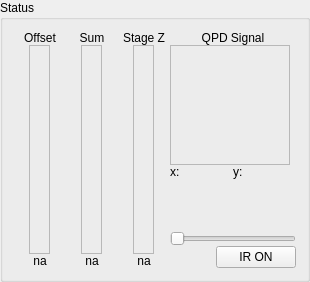
<?xml version="1.0" encoding="UTF-8"?>
<ui version="4.0">
 <class>GroupBox</class>
 <widget class="QGroupBox" name="GroupBox">
  <property name="geometry">
   <rect>
    <x>0</x>
    <y>0</y>
    <width>310</width>
    <height>282</height>
   </rect>
  </property>
  <property name="windowTitle">
   <string>GroupBox</string>
  </property>
  <property name="title">
   <string>Status</string>
  </property>
  <layout class="QHBoxLayout" name="horizontalLayout_3">
   <property name="spacing">
    <number>0</number>
   </property>
   <item>
    <layout class="QVBoxLayout" name="verticalLayout">
     <item>
      <widget class="QLabel" name="offsetLabel">
       <property name="minimumSize">
        <size>
         <width>52</width>
         <height>0</height>
        </size>
       </property>
       <property name="text">
        <string>Offset</string>
       </property>
       <property name="alignment">
        <set>Qt::AlignCenter</set>
       </property>
      </widget>
     </item>
     <item alignment="Qt::AlignHCenter">
      <widget class="QFrame" name="offsetFrame">
       <property name="sizePolicy">
        <sizepolicy hsizetype="Preferred" vsizetype="MinimumExpanding">
         <horstretch>0</horstretch>
         <verstretch>0</verstretch>
        </sizepolicy>
       </property>
       <property name="minimumSize">
        <size>
         <width>21</width>
         <height>0</height>
        </size>
       </property>
       <property name="maximumSize">
        <size>
         <width>21</width>
         <height>16777215</height>
        </size>
       </property>
       <property name="frameShape">
        <enum>QFrame::StyledPanel</enum>
       </property>
       <property name="frameShadow">
        <enum>QFrame::Sunken</enum>
       </property>
      </widget>
     </item>
     <item alignment="Qt::AlignHCenter">
      <widget class="QLabel" name="offsetText">
       <property name="maximumSize">
        <size>
         <width>50</width>
         <height>16777215</height>
        </size>
       </property>
       <property name="text">
        <string>na</string>
       </property>
       <property name="alignment">
        <set>Qt::AlignCenter</set>
       </property>
      </widget>
     </item>
    </layout>
   </item>
   <item>
    <layout class="QVBoxLayout" name="verticalLayout_2">
     <item>
      <widget class="QLabel" name="sumLabel">
       <property name="minimumSize">
        <size>
         <width>52</width>
         <height>0</height>
        </size>
       </property>
       <property name="text">
        <string>Sum</string>
       </property>
       <property name="alignment">
        <set>Qt::AlignCenter</set>
       </property>
      </widget>
     </item>
     <item alignment="Qt::AlignHCenter">
      <widget class="QFrame" name="sumFrame">
       <property name="sizePolicy">
        <sizepolicy hsizetype="Preferred" vsizetype="MinimumExpanding">
         <horstretch>0</horstretch>
         <verstretch>0</verstretch>
        </sizepolicy>
       </property>
       <property name="minimumSize">
        <size>
         <width>21</width>
         <height>0</height>
        </size>
       </property>
       <property name="maximumSize">
        <size>
         <width>21</width>
         <height>16777215</height>
        </size>
       </property>
       <property name="frameShape">
        <enum>QFrame::StyledPanel</enum>
       </property>
       <property name="frameShadow">
        <enum>QFrame::Sunken</enum>
       </property>
      </widget>
     </item>
     <item alignment="Qt::AlignHCenter">
      <widget class="QLabel" name="sumText">
       <property name="maximumSize">
        <size>
         <width>50</width>
         <height>16777215</height>
        </size>
       </property>
       <property name="text">
        <string>na</string>
       </property>
       <property name="alignment">
        <set>Qt::AlignCenter</set>
       </property>
      </widget>
     </item>
    </layout>
   </item>
   <item>
    <layout class="QVBoxLayout" name="verticalLayout_3">
     <item>
      <widget class="QLabel" name="zLabel">
       <property name="minimumSize">
        <size>
         <width>52</width>
         <height>0</height>
        </size>
       </property>
       <property name="text">
        <string>Stage Z</string>
       </property>
       <property name="alignment">
        <set>Qt::AlignCenter</set>
       </property>
      </widget>
     </item>
     <item alignment="Qt::AlignHCenter">
      <widget class="QFrame" name="zFrame">
       <property name="sizePolicy">
        <sizepolicy hsizetype="Preferred" vsizetype="MinimumExpanding">
         <horstretch>0</horstretch>
         <verstretch>0</verstretch>
        </sizepolicy>
       </property>
       <property name="minimumSize">
        <size>
         <width>21</width>
         <height>0</height>
        </size>
       </property>
       <property name="maximumSize">
        <size>
         <width>21</width>
         <height>16777215</height>
        </size>
       </property>
       <property name="layoutDirection">
        <enum>Qt::LeftToRight</enum>
       </property>
       <property name="frameShape">
        <enum>QFrame::StyledPanel</enum>
       </property>
       <property name="frameShadow">
        <enum>QFrame::Sunken</enum>
       </property>
      </widget>
     </item>
     <item alignment="Qt::AlignHCenter">
      <widget class="QLabel" name="zText">
       <property name="maximumSize">
        <size>
         <width>50</width>
         <height>16777215</height>
        </size>
       </property>
       <property name="text">
        <string>na</string>
       </property>
       <property name="alignment">
        <set>Qt::AlignCenter</set>
       </property>
      </widget>
     </item>
    </layout>
   </item>
   <item>
    <layout class="QVBoxLayout" name="verticalLayout_4">
     <item>
      <widget class="QLabel" name="qpdLabel">
       <property name="text">
        <string>QPD Signal</string>
       </property>
       <property name="alignment">
        <set>Qt::AlignCenter</set>
       </property>
      </widget>
     </item>
     <item>
      <widget class="QFrame" name="qpdFrame">
       <property name="sizePolicy">
        <sizepolicy hsizetype="MinimumExpanding" vsizetype="MinimumExpanding">
         <horstretch>0</horstretch>
         <verstretch>0</verstretch>
        </sizepolicy>
       </property>
       <property name="minimumSize">
        <size>
         <width>120</width>
         <height>120</height>
        </size>
       </property>
       <property name="maximumSize">
        <size>
         <width>120</width>
         <height>120</height>
        </size>
       </property>
       <property name="frameShape">
        <enum>QFrame::StyledPanel</enum>
       </property>
       <property name="frameShadow">
        <enum>QFrame::Sunken</enum>
       </property>
      </widget>
     </item>
     <item>
      <layout class="QHBoxLayout" name="horizontalLayout">
       <item>
        <widget class="QLabel" name="qpdXText">
         <property name="text">
          <string>x:</string>
         </property>
        </widget>
       </item>
       <item>
        <widget class="QLabel" name="qpdYText">
         <property name="text">
          <string>y:</string>
         </property>
        </widget>
       </item>
      </layout>
     </item>
     <item>
      <spacer name="verticalSpacer">
       <property name="orientation">
        <enum>Qt::Vertical</enum>
       </property>
       <property name="sizeHint" stdset="0">
        <size>
         <width>20</width>
         <height>40</height>
        </size>
       </property>
      </spacer>
     </item>
     <item>
      <widget class="QSlider" name="irSlider">
       <property name="minimum">
        <number>0</number>
       </property>
       <property name="maximum">
        <number>100</number>
       </property>
       <property name="value">
        <number>0</number>
       </property>
       <property name="orientation">
        <enum>Qt::Horizontal</enum>
       </property>
      </widget>
     </item>
     <item>
      <layout class="QHBoxLayout" name="horizontalLayout_2">
       <item>
        <spacer name="horizontalSpacer">
         <property name="orientation">
          <enum>Qt::Horizontal</enum>
         </property>
         <property name="sizeHint" stdset="0">
          <size>
           <width>40</width>
           <height>20</height>
          </size>
         </property>
        </spacer>
       </item>
       <item>
        <widget class="QPushButton" name="irButton">
         <property name="text">
          <string>IR ON</string>
         </property>
         <property name="checkable">
          <bool>true</bool>
         </property>
        </widget>
       </item>
      </layout>
     </item>
    </layout>
   </item>
  </layout>
 </widget>
 <resources/>
 <connections/>
</ui>
